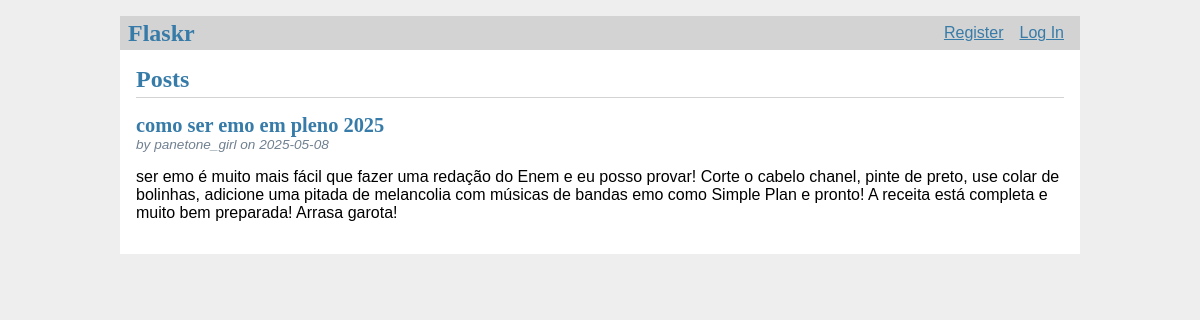
The page / on the database its author committed.
### tables this page shows
CREATE TABLE post (
    id INTEGER PRIMARY KEY AUTOINCREMENT,
    author_id INTEGER NOT NULL,
    created TIMESTAMP NOT NULL DEFAULT CURRENT_TIMESTAMP,
    title TEXT NOT NULL,
    body TEXT NOT NULL,
    FOREIGN KEY (author_id) REFERENCES user (id)
);

CREATE TABLE user (
    id INTEGER PRIMARY KEY AUTOINCREMENT,
    username TEXT UNIQUE NOT NULL,
    password TEXT NOT NULL
    );

### flaskr/blog.py (the view)
@bp.route('/')
def index():
    db = get_db()
    posts = db.execute(
        'SELECT p.id, title, body, created, author_id, username'
        ' FROM post p JOIN user u ON p.author_id = u.id'
        ' ORDER BY created DESC'
    ).fetchall()
    return render_template('blog/index.html', posts=posts)

### flaskr/auth.py (called while the page is built)
@bp.before_app_request
def load_logged_in_user():
    user_id = session.get('user_id')
    if user_id is None:
        g.user = None
    else:
        g.user = get_db().execute(
            'SELECT * FROM user WHERE id = ?', (user_id,)
        ).fetchone()

### flaskr/db.py (called while the page is built)
def get_db():
    if 'db' not in g:
        g.db = sqlite3.connect(
            current_app.config['DATABASE'],
            detect_types=sqlite3.PARSE_DECLTYPES
        )
        g.db.row_factory = sqlite3.Row
    return g.db

### flaskr/templates/blog/index.html (shortened to what this page needs)
{% extends 'base.html' %}
{% block header %}
  <h1>{% block title %}Posts{% endblock %}</h1>
{% endblock %}
{% block content %}
  {% for post in posts %}
    <article class="post">
      <header>
        <div>
          <h1>{{ post['title'] }}</h1>
          <div class="about">by {{ post['username'] }} on {{ post['created'].strftime('%Y-%m-%d') }}</div>
        </div>
      </header>
      <p class="body">{{ post['body'] }}</p>
    </article>
  {% endfor %}
{% endblock %}

### flaskr/templates/base.html (shortened to what this page needs)
<!doctype html>
<link rel="stylesheet" href="{{ url_for('static', filename='style.css') }}">
<nav>
  <h1>Flaskr</h1>
  <ul>
    {% if g.user %}
      <li><span>{{ g.user['username'] }}</span>
      <li><a href="{{ url_for('auth.logout') }}">Log Out</a>
    {% else %}
      <li><a href="{{ url_for('auth.register') }}">Register</a>
      <li><a href="{{ url_for('auth.login') }}">Log In</a>
    {% endif %}
  </ul>
</nav>
<section class="content">
  <header>
    {% block header %}{% endblock %}
  </header>
  {% block content %}{% endblock %}
</section>

### flaskr/static/style.css (style rules this page uses)
h1 { font-family: serif; color: #377ba8; margin: 1rem 0; }
a { color: #377ba8; }
nav { background: lightgray; display: flex; align-items: center; padding: 0 0.5rem; }
nav h1 { flex: auto; margin: 0; }
nav ul { display: flex; list-style: none; margin: 0; padding: 0; }
nav ul li a, nav ul li span, header .action { display: block; padding: 0.5rem; }
.content { padding: 0 1rem 1rem; }
.content > header { border-bottom: 1px solid lightgray; display: flex; align-items: flex-end; }
.content > header h1 { flex: auto; margin: 1rem 0 0.25rem 0; }
.post > header { display: flex; align-items: flex-end; font-size: 0.85em; }
.post > header > div:first-of-type { flex: auto; }
.post > header h1 { font-size: 1.5em; margin-bottom: 0; }
.post .about { color: slategray; font-style: italic; }
.post .body { white-space: pre-line; }
.content:last-child { margin-bottom: 0; }

### rows shown on the page
post: title "como ser emo em pleno 2025", username "panetone_girl", created "2025-05-08", body "ser emo é muito mais fácil que fazer uma redação do Enem e eu posso provar! Corte o cabelo chanel, pinte de preto, use colar de bolinhas, adicione uma pitada de melancolia com músicas de bandas emo como Simple Plan e pronto! A receita está completa e muito bem preparada! Arrasa garota!"
